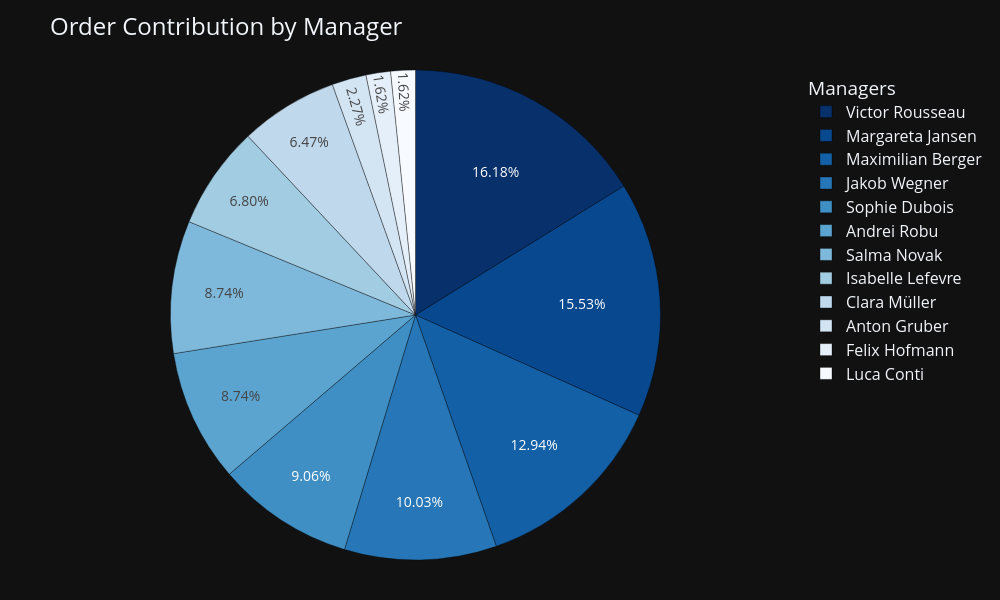

Source (notebook cell):
### Code cell
# Sort managers by order share (descending)
df_sorted_orders = total_numbers_of_orders_by_manager.sort_values("percentage", ascending=False).reset_index(drop=True)

# Stretch and reverse colour palette so that:
# → Top-performing manager gets the darkest blue (same as revenue chart)
colors_orders = px.colors.sample_colorscale("Blues", [i / (len(df_sorted_orders)-1) for i in range(len(df_sorted_orders))])
colors_orders = colors_orders[::-1]

# Create a dark-themed pie chart to visualise order distribution
fig = px.pie(
    df_sorted_orders,
    values="percentage",
    names="manager",
    title="Order Contribution by Manager"
)

# Format the slices: clockwise, inner text, outlines
fig.update_traces(
    direction="clockwise",
    textposition="inside",
    texttemplate="%{value:.2f}%",
    marker=dict(colors=colors_orders, line=dict(color="rgba(0,0,0,0.35)", width=1)),
    textfont=dict(size=14)
)

# Apply consistent layout styling
fig.update_layout(
    template="plotly_dark",
    width=1000,
    height=600,
    title=dict(font=dict(size=24)),
    legend=dict(
        title="Managers",
        font=dict(size=16),
        bgcolor="rgba(0,0,0,0)"
    ),
    margin=dict(l=40, r=40, t=70, b=40)
)

# Show the chart
fig.show()

### Figure 1 — Plotly figure (JSON) as saved in the notebook; plotly's stock layout.template omitted (floating-point values rounded to 4 significant figures)
{"data": [{"direction": "clockwise", "domain": {"x": [0, 1], "y": [0, 1]}, "hovertemplate": "manager=%{label}<br>percentage=%{value}<extra></extra>", "labels": ["Victor Rousseau", "Margareta Jansen", "Maximilian Berger", "Jakob Wegner", "Sophie Dubois", "Andrei Robu", "Salma Novak", "Isabelle Lefevre", "Clara Müller", "Anton Gruber", "Felix Hofmann", "Luca Conti"], "legendgroup": "", "marker": {"colors": ["rgb(8, 48, 107)", "rgb(8, 72, 143)", "rgb(19, 96, 167)", "rgb(39, 119, 184)", "rgb(63, 143, 196)", "rgb(92, 164, 208)", "rgb(126, 184, 218)", "rgb(162, 204, 226)", "rgb(191, 216, 236)", "rgb(211, 228, 243)", "rgb(229, 239, 249)", "rgb(247, 251, 255)"], "line": {"color": "rgba(0,0,0,0.35)", "width": 1}}, "name": "", "showlegend": true, "textfont": {"size": 14}, "textposition": "inside", "texttemplate": "%{value:.2f}%", "type": "pie", "values": [16.18, 15.53, 12.94, 10.03, 9.06, 8.74, 8.74, 6.8, 6.47, 2.27, 1.62, 1.62]}], "layout": {"height": 600, "legend": {"bgcolor": "rgba(0,0,0,0)", "font": {"size": 16}, "title": {"text": "Managers"}, "tracegroupgap": 0}, "margin": {"b": 40, "l": 40, "r": 40, "t": 70}, "title": {"font": {"size": 24}, "text": "Order Contribution by Manager"}, "width": 1000}}
